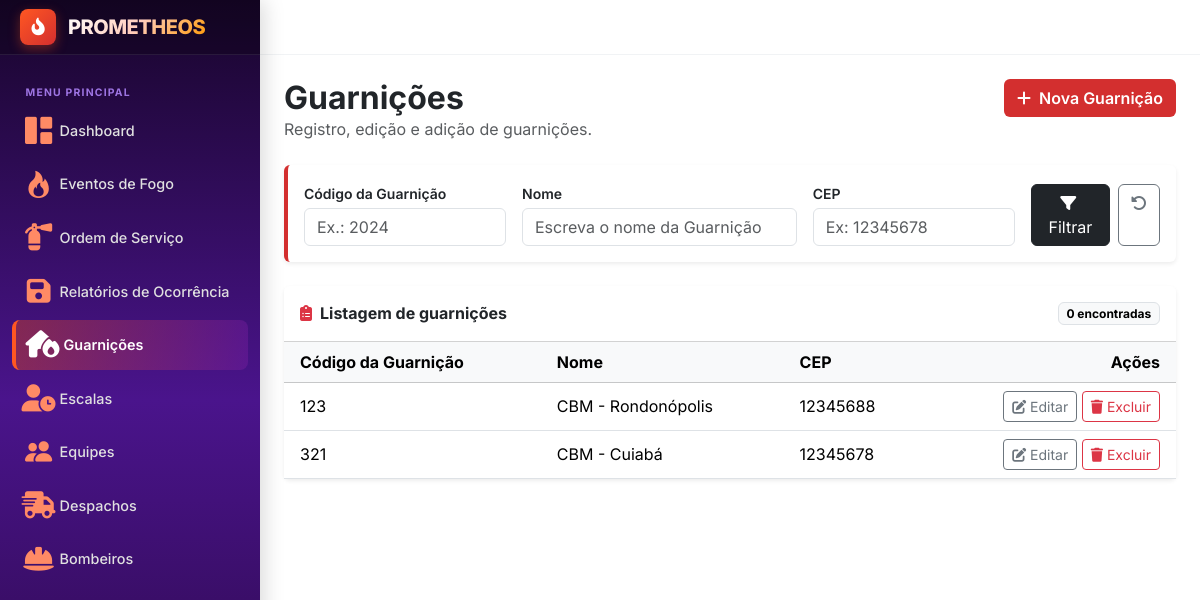
/guarnicoes, run on an earlier commit of the app's database.
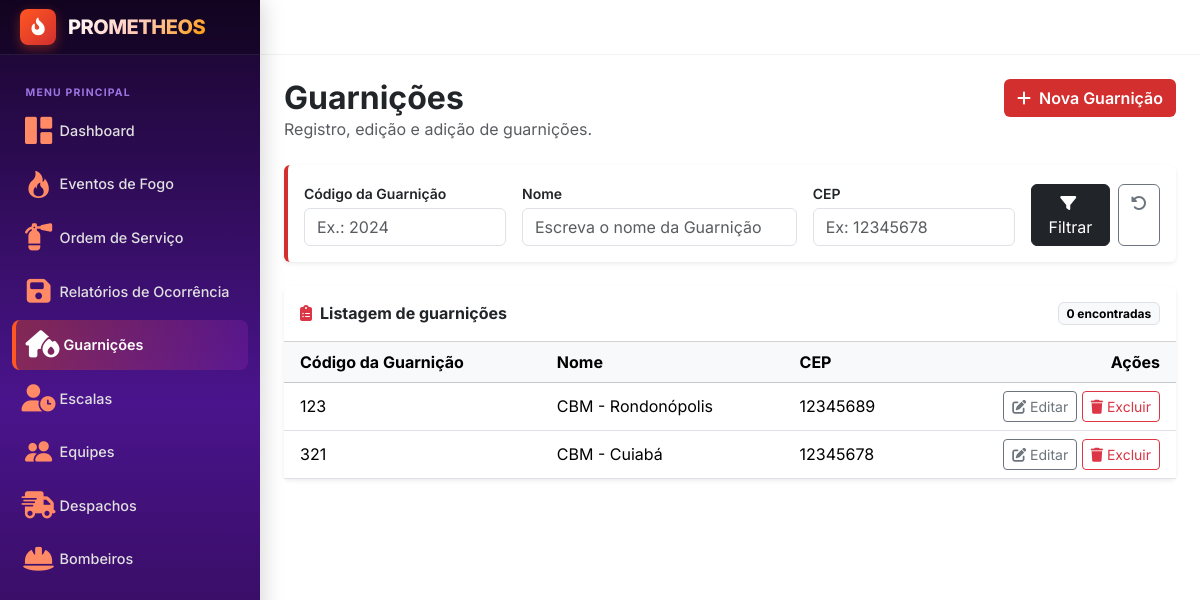
And on a later commit of the database.
### gestao/models.py (models this page shows, shortened)
class Guarnicao(models.Model):
    num_regex = RegexValidator(
        regex=r'^\d+$',
        message='Digite o CEP',
        code='invalid_digits'
    )
    id = models.IntegerField(primary_key=True)
    codigo = models.IntegerField()
    nome = models.CharField(max_length=50)
    cep = models.CharField(max_length=8, validators=[num_regex])

### gestao/views.py (the view)
# urls.py: path('guarnicoes', views.guarnicao, name='guarnicao'),
def guarnicao(request):
    guarnicoes = Guarnicao.objects.all().order_by("codigo")
    filtros = {
        "codigo" : request.GET.get("codigo", ""),
        "nome" : request.GET.get("nome", ""),
        "cep" : request.GET.get("cep", "")
    }
    if filtros["codigo"]:
        guarnicoes = guarnicoes.filter(codigo=filtros["codigo"])
    if filtros["nome"]:
        guarnicoes = guarnicoes.filter(nome__icontains=filtros["nome"])
    if filtros["cep"]:
        guarnicoes = guarnicoes.filter(cep=filtros["cep"])
    contexto = {
        "guarnicoes" : guarnicoes,
        "filtros" : filtros
    }
    return render(request, 'gestao/guarnicoes.html', contexto)

### templates/gestao/guarnicoes.html (shortened to what this page needs)
{% extends "layout.html" %}
{% block content %}
<div class="d-flex flex-wrap align-items-start justify-content-between gap-3 mb-4">
    <div>
        <h1 class="h2 fw-bold mb-0">Guarnições</h1>
        <p class="text-muted mb-0">Registro, edição e adição de guarnições.</p>
    </div>
    <a href="{% url 'adicionaGuarnicao' %}" class="btn text-white fw-semibold" style="background-color: #D32F2F;">
        <i class="fa-solid fa-plus me-1"></i> Nova Guarnição
    </a>
</div>
<div class="card border-0 shadow-sm mb-4" style="border-left: 4px solid #D32F2F !important;">
    <div class="card-body p-3">
        <form method="get" class="row g-3 align-items-end">
            <div class="col-12 col-md-3">
                <label for="filtro-codigo" class="form-label small fw-semibold mb-1">Código da Guarnição</label>
                <input type="text" class="form-control" id="filtro-codigo" name="codigo"
                       placeholder="Ex.: 2024" value="{{ filtros.codigo }}">
            </div>
            <div class="col-12 col-md-4">
                <label for="filtro-descricao" class="form-label small fw-semibold mb-1">Nome</label>
                <input type="text" class="form-control" id="filtro-nome" name="nome"
                       placeholder="Escreva o nome da Guarnição" value="{{ filtros.nome }}">
            </div>
            <div class="col-12 col-md-3">
                <label for="filtro-cep" class="form-label small fw-semibold mb-1">CEP</label>
                <input type="text" class="form-control" id="filtro-cep" name="cep"
                        placeholder="Ex: 12345678" value="{{ filtros.cep }}">
            </div>
            <div class="col-12 col-md-2 d-flex gap-2">
                <button type="submit" class="btn btn-dark w-100">
                    <i class="fa-solid fa-filter me-1"></i> Filtrar
                </button>
                <a href="{% url 'guarnicao' %}" class="btn btn-outline-secondary" title="Limpar filtros" aria-label="Limpar filtros">
                    <i class="fa-solid fa-rotate-left"></i>
                </a>
            </div>
        </form>
    </div>
</div>
<div class="card border-0 shadow-sm">
    <div class="card-header bg-white d-flex align-items-center justify-content-between py-3">
        <h2 class="h6 fw-bold mb-0">
            <i class="fa-solid fa-clipboard-list text-danger me-2"></i>Listagem de guarnições
        </h2>
        <span class="badge text-bg-light border">{{ ordens|length }} encontrada{{ ordens|length|pluralize }}</span>
    </div>
    <div class="table-responsive">
        <table class="table table-hover align-middle mb-0">
            <thead class="table-light">
                <tr>
                    <th scope="col" class="ps-3">Código da Guarnição</th>
                    <th scope="col">Nome</th>
                    <th scope="col">CEP</th>
                    <th scope="col" class="text-end pe-3">Ações</th>
                </tr>
            </thead>
            <tbody>
                {% for guarnicao in guarnicoes %}
                <tr>
                    <td class="ps-3">{{ guarnicao.codigo }}</td>
                    <td>{{ guarnicao.nome|truncatechars:40 }}</td>
                    <td>{{ guarnicao.cep }}</td>
                    <td class="text-end pe-3 text-nowrap">
                        <a href="{% url 'editaGuarnicao' guarnicao.id %}" class="btn btn-sm btn-outline-secondary"
                           title="Editar" aria-label="Editar OS {{ relatorio.id }}">
                            <i class="fa-solid fa-pen-to-square"></i> Editar
                        </a>
                        <a href="{% url 'excluirGuarnicao' guarnicao.id %}" class="btn btn-sm btn-outline-danger"
                           onclick="return confirm('Excluir Guarnição?');"
                           title="Excluir" aria-label="Excluir RO {{ relatorio.id }}">
                            <i class="fa-solid fa-trash"></i> Excluir
                        </a>
                    </td>
                </tr>
                {% endfor %}
            </tbody>
        </table>
    </div>
</div>
{% endblock %}

What changed in the data, as far as the page shows it:
changed Guarnicao "CBM - Rondonópolis": cep "12345688" → "12345689"
